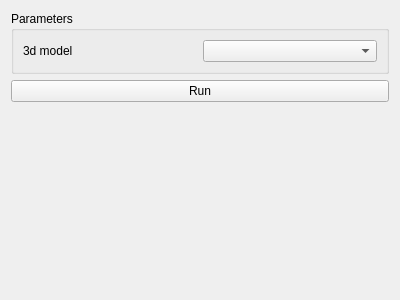
<?xml version="1.0" encoding="UTF-8"?>
<ui version="4.0">
 <class>MyWidget</class>
 <widget class="QWidget" name="MyWidget">
  <property name="geometry">
   <rect>
    <x>0</x>
    <y>0</y>
    <width>400</width>
    <height>300</height>
   </rect>
  </property>
  <property name="windowTitle">
   <string>Form</string>
  </property>
  <layout class="QGridLayout" name="gridLayout">
   <item row="0" column="0">
    <widget class="QGroupBox" name="_parameters">
     <property name="title">
      <string>Parameters</string>
     </property>
     <layout class="QGridLayout" name="gridLayout_2">
      <item row="0" column="0">
       <widget class="QLabel" name="_paramModelNameLabel">
        <property name="text">
         <string>3d model</string>
        </property>
        <property name="buddy">
         <cstring>_paramModelName</cstring>
        </property>
       </widget>
      </item>
      <item row="0" column="1">
       <widget class="QComboBox" name="_paramModelName"/>
      </item>
     </layout>
    </widget>
   </item>
   <item row="2" column="0">
    <spacer name="verticalSpacer">
     <property name="orientation">
      <enum>Qt::Vertical</enum>
     </property>
     <property name="sizeHint" stdset="0">
      <size>
       <width>20</width>
       <height>40</height>
      </size>
     </property>
    </spacer>
   </item>
   <item row="1" column="0">
    <widget class="QPushButton" name="_runButton">
     <property name="text">
      <string>Run</string>
     </property>
    </widget>
   </item>
  </layout>
 </widget>
 <resources/>
 <connections/>
 <slots>
  <signal>selectedModelChanged(QString)</signal>
 </slots>
</ui>
